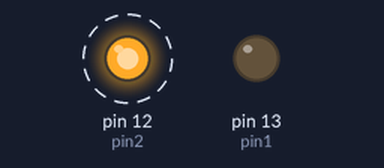
Simulated run of this sketch. Board: Arduino Uno, built with avr-gcc and run on an emulated ATmega328P. Shown: output pins drawn as LEDs (lit = HIGH). Dashed ring = blinking.

Above: at 0.2 s.
Timing chart, 0 to 3.0 s (numbered marks = the images above):
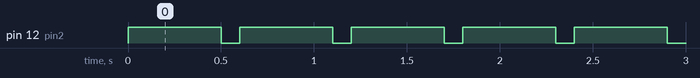

The sketch:

LED_BLINKING_1.ino
```cpp
int pin1 = 13;
int pin2 = 12;
void setup() {
  // put your setup code here, to run once:
pinMode(12,OUTPUT);
pinMode(13,OUTPUT);
}

void loop() {
  // put your main code here, to run repeatedly:
digitalWrite(pin2,HIGH);
delay(500);
digitalWrite(pin2,LOW);
delay(100);
}
```

Measured:
- by itself, pin 12 (pin2): alternates HIGH for 0.50 s and LOW for 0.10 s
